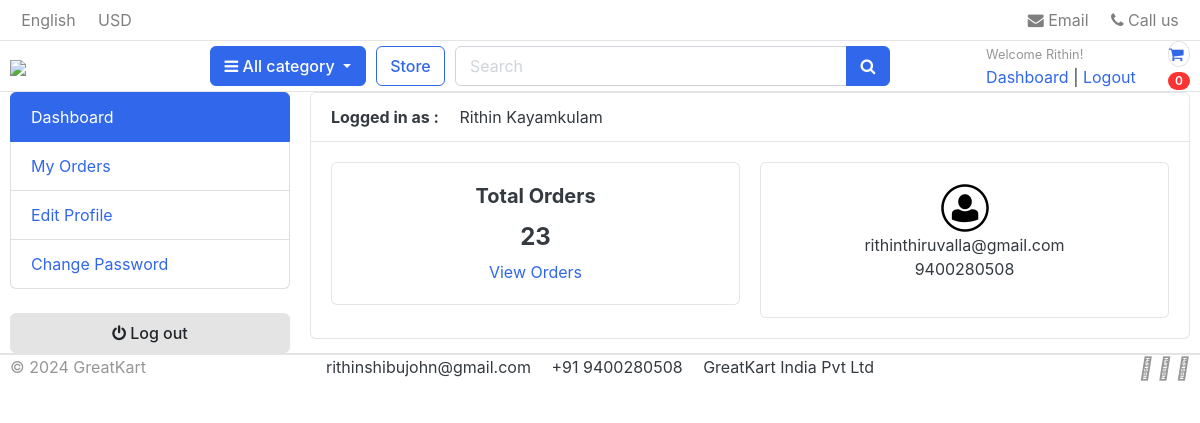
The app's page /accounts/dashboard/ (signed in) with its own data.
### accounts/models.py (models this page shows, shortened)
class Account(AbstractBaseUser):
    first_name = models.CharField(max_length=50)
    last_name = models.CharField(max_length=50)
    username = models.CharField(max_length= 50, unique=True)
    email = models.EmailField(max_length=100, unique=True)
    phone_number = models.CharField(max_length=50)
    date_joined = models.DateTimeField(auto_now_add=True)
    last_login = models.DateTimeField(auto_now_add=True)
    is_admin = models.BooleanField(default=False)
    is_staff = models.BooleanField(default=False)
    is_active = models.BooleanField(default=False)
    is_superadmin = models.BooleanField(default=False)
    USERNAME_FIELD = 'email'
    REQUIRED_FIELDS = ['username','first_name','last_name']
    objects = MyAccountManager()
    def full_name(self):
        return f'{self.first_name} {self.last_name}'

class UserProfile(models.Model):
    user = models.OneToOneField(Account, on_delete=models.CASCADE)
    address_line_1 = models.CharField(blank=True, max_length=100)
    address_line_2 = models.CharField(blank=True, max_length=100)
    profile_picture = models.ImageField(blank=True, upload_to='userprofile')
    city = models.CharField(blank=True, max_length=20)
    state = models.CharField(blank=True, max_length=20)
    country = models.CharField(blank=True, max_length=20)

### accounts/views.py (the view)
# urls.py: path('dashboard/', views.dashboard, name='dashboard'),
@login_required(login_url='login')
def dashboard(request):
    orders = Order.objects.order_by('-created_at').filter(user_id=request.user.id, is_ordered=True)
    orders_count = orders.count()
    userprofile = UserProfile.objects.get(user_id=request.user.id)
    context = {
        'orders_count': orders_count,
        'userprofile': userprofile
    }
    return render(request, 'accounts/dashboard.html',context)

### carts/context_processor.py (called while the page is built)
def counter(request):
    cart_count = 0
    if 'admin' in request.path:
        return {}
    else:
        try:
            cart = Cart.objects.filter(cart_id=_cart_id(request))
            if request.user.is_authenticated:
                cart_items = CartItem.objects.all().filter(user=request.user)
            else:
                cart_items = CartItem.objects.all().filter(cart=cart[:1])
            for cart_item in cart_items:
                cart_count +=  cart_item.quantity
        except Cart.DoesNotExist:
            cart_count = 0
    return dict(cart_count=cart_count)

### carts/views.py (called while the page is built)
def _cart_id(request):
    cart = request.session.session_key
    if not cart:
        cart = request.session.create()
    return cart

### category/context_processors.py (called while the page is built)
def menu_links(request):
    links = Category.objects.all()
    return dict(links=links)

### category/models.py (called while the page is built)
    def get_url(self):
        return reverse('products_by_category', args=[self.slug])

### templates/accounts/dashboard.html (shortened to what this page needs)
{% extends 'base.html' %}
{% load static %}
{% block content %}
<section class="section-conten padding-y bg">
    <div class="container">
        <div class="row">
        {% include 'includes/dashboard_sidebar.html' %}
        <main class="col-md-9">
            <article class="card">
            <header class="card-header">
                <strong class="d-inline-block mr-3">Logged in as :</strong>
                <span>{{user.full_name}}</span>
            </header>
            <div class="card-body">
                <div class="row">
                <div class="col-md-6">
                    <div class="card">
                        <div class="card-body" style="text-align: center;">
                            <h5 class="card-title">Total Orders</h5>
                            <h4>{{orders_count}}</h4>
                            <a href="{% url 'my_orders' %}">View Orders</a>
                        </div>
                    </div>
                </div>
                <div class="col-md-6">
                    <div class="card" style="text-align: center;">
                        <div class="card-body">
                            <img src="{{userprofile.profile_picture.url}}" alt="User Profile Picture" width="50" height="50" style="border-radius: 50%;">
                            <p class="mb-0">{{user.email}}</p>
                            <p>{{user.phone_number}}</p>
                        </div>
                    </div>
                </div>
                </div>
            </div>
            </article>
        </main>
    </div>
    </div>
    </section>
{% endblock %}

### templates/includes/navbar.html (shortened to what this page needs)
{% load static %}
<header class="section-header">
    <nav class="navbar p-md-0 navbar-expand-sm navbar-light border-bottom">
    <div class="container">
      <div class="collapse navbar-collapse" id="navbarTop4">
        <ul class="navbar-nav mr-auto">
            <li class="nav-item dropdown">
                 <a href="#" class="nav-link">   English </a>
            </li>
            <li class="nav-item dropdown">
                <a href="#" class="nav-link"> USD </a>
            </li>
        </ul>
        <ul class="navbar-nav">
            <li><a href="#" class="nav-link"> <i class="fa fa-envelope"></i> Email </a></li>
            <li><a href="#" class="nav-link"> <i class="fa fa-phone"></i> Call us </a></li>
        </ul>
      </div>
    </div>
    </nav>
    <section class="header-main border-bottom">
        <div class="container">
    <div class="row align-items-center">
        <div class="col-lg-2 col-md-3 col-6">
            <a href="{% url 'home' %}" class="brand-wrap">
                <img class="logo" src="https://rithinshibujohn.github.io/greatkart/static/images/logo.png">
            </a>
        </div>
        <div class="col-lg col-sm col-md col-6 flex-grow-0">
            <div class="category-wrap dropdown d-inline-block float-right">
                <button type="button" class="btn btn-primary dropdown-toggle" data-toggle="dropdown">
                    <i class="fa fa-bars"></i> All category
                </button>
            </div>
        </div>
        <a href="{% url 'store' %}" class="btn btn-outline-primary">Store</a>
        <div class="col-lg  col-md-6 col-sm-12 col">
            <form action="{% url 'search'%}" class="search" method="GET">
                <div class="input-group w-100">
                    <input type="text" class="form-control" style="width:60%;" placeholder="Search" name="keyword">
                    <div class="input-group-append">
                      <button class="btn btn-primary" type="submit">
                        <i class="fa fa-search"></i>
                      </button>
                    </div>
                </div>
            </form>
        </div>
        <div class="col-lg-3 col-sm-6 col-8 order-2 order-lg-3">
                    <div class="d-flex justify-content-end mb-3 mb-lg-0">
                        {% if user.id is None %}
                        <div class="widget-header">
                            <small class="title text-muted">Welcome guest!</small>
                            <div>
                                <a href="{% url 'login' %}">Sign in</a> <span class="dark-transp"> | </span>
                                <a href="{% url 'register' %}"> Register</a>
                            </div>
                        </div>
                        {% else %}
                        <div class="widget-header">
                            <small class="title text-muted">Welcome {{ user.first_name }}!</small>
                            <div>
                                <a href="{% url 'dashboard' %}">Dashboard</a> <span class="dark-transp"> | </span>
                                <a href="{% url 'logout' %}"> Logout</a>
                            </div>
                        </div>
                        {% endif %}
                        <a href="{% url 'cart' %}" class="widget-header pl-3 ml-3">
                            <div class="icon icon-sm rounded-circle border"><i class="fa fa-shopping-cart"></i></div>
                            <span class="badge badge-pill badge-danger notify">{{cart_count}}</span>
                        </a>
                    </div>
                </div>
    </div>
        </div>
    </section>
    </header>

### records on screen
Account: first_name "Rithin", full_name "Rithin Kayamkulam", email "rithinthiruvalla@gmail.com", phone_number "9400280508"
UserProfile: profile_picture (picture)

### other values on screen
{{ cart_count }} "0"
{{ orders_count }} "23"
